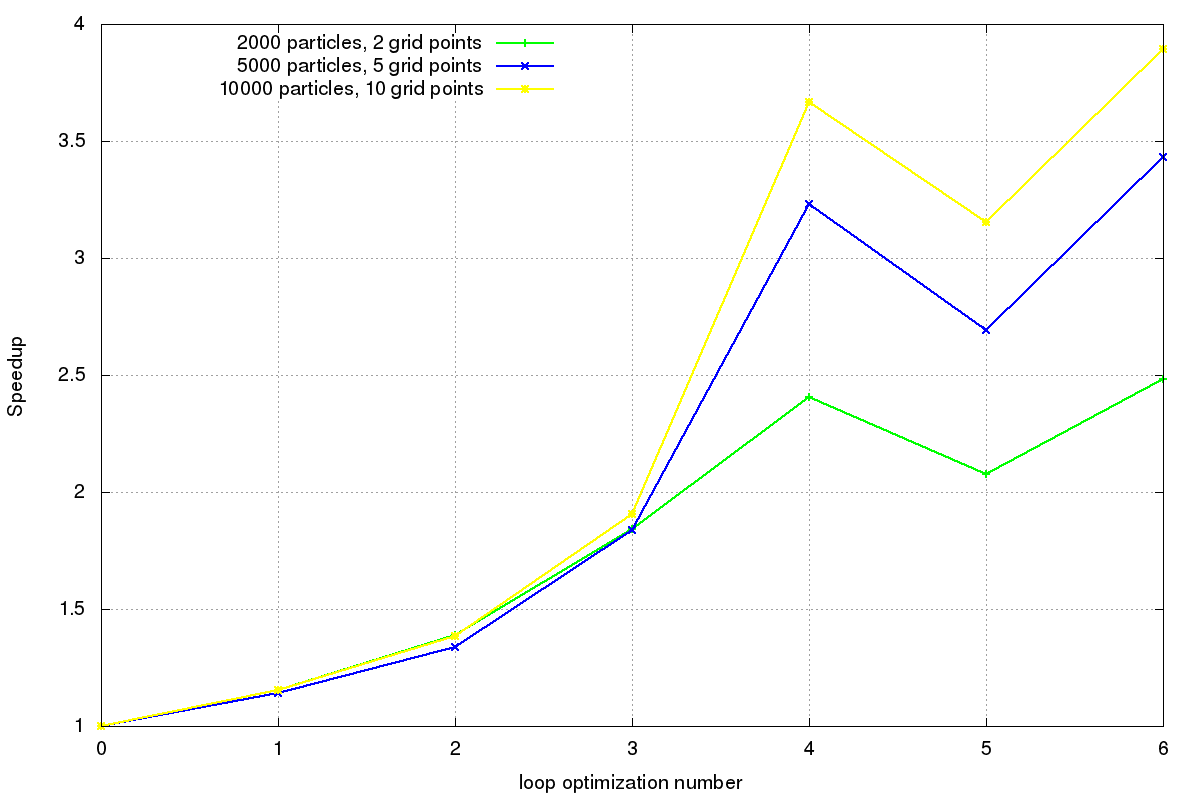

The gnuplot source for this figure:
set terminal png size 1200,800 enhanced font 'Helvetica, 15' 
set grid
set key top left

set style line 1 lc rgb "green" 
set style line 2 lc rgb "blue" 
set style line 3 lc rgb "yellow"
set style line 4 lc rgb "purple"

set output "loop_optimization.png"

set xlabel 'loop optimization number'
set ylabel 'Speedup'

unset logscale y
unset logscale x
set xrange [0:6] 

set yrange [1:4]


# plot "times/avg_execution_times.txt" using 1:2 ls 1 lw 2\
# 	title	"10000 particles, 100 grid points" with linespoints, \

plot "../times/avg_times_2000_2.txt" using 1:(0.000690/$2) ls 1 lw 2\
	title	"2000 particles, 2 grid points" with linespoints, \
		 "../times/avg_times_5000_5.txt" using 1:(0.027844/$2) ls 2 lw 2\
	title	"5000 particles, 5 grid points" with linespoints, \
		 "../times/avg_times_10000_10.txt" using 1:(0.469080/$2) ls 3 lw 2\
	title	"10000 particles, 10 grid points" with linespoints, \




